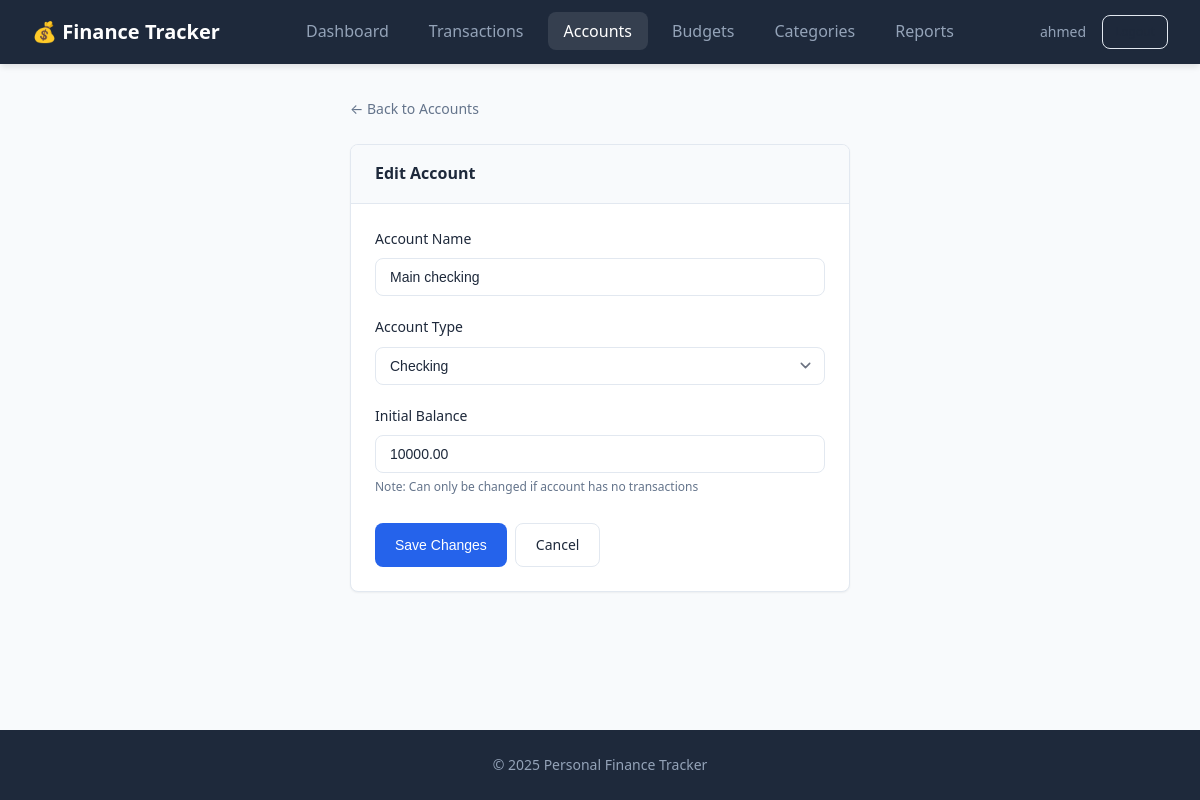
Screenshot of /edit_account/1 (signed in) with the database file from the repository.
### src/app/models/finance_models.py (models this page shows, shortened)
class User(UserMixin, db.Model):
    __tablename__ = 'user'
    id: Mapped[int] = mapped_column(Integer, primary_key=True, autoincrement=True)
    email: Mapped[str] = mapped_column(String(120), nullable=False, unique=True)
    password_hash: Mapped[str] = mapped_column(String(128), nullable=False)
    display_name: Mapped[Optional[str]] = mapped_column(String(100))
    default_currency: Mapped[str] = mapped_column(String(10), default='EGP')
    created_at: Mapped[datetime] = mapped_column(DateTime, default=datetime.utcnow)
    accounts: Mapped[List["Account"]] = relationship(
        "Account", back_populates="user", cascade="all, delete-orphan"
    )
    categories: Mapped[List["Category"]] = relationship(
        "Category", back_populates="user", cascade="all, delete-orphan"
    )
    transactions: Mapped[List["Transaction"]] = relationship(
        "Transaction", back_populates="user", cascade="all, delete-orphan"
    )
    budgets: Mapped[List["Budget"]] = relationship(
        "Budget", back_populates="user", cascade="all, delete-orphan"
    )
    transaction_templates: Mapped[List["TransactionTemplate"]] = relationship(
        "TransactionTemplate", back_populates="user", cascade="all, delete-orphan"
    )

class Account(db.Model):
    __tablename__ = 'account'
    id: Mapped[int] = mapped_column(Integer, primary_key=True, autoincrement=True)
    user_id: Mapped[int] = mapped_column(
        Integer, ForeignKey('user.id', ondelete='CASCADE'), nullable=False
    )
    name: Mapped[str] = mapped_column(String(100), nullable=False)
    account_type: Mapped[Optional[str]] = mapped_column(String(50))
    initial_balance: Mapped[Decimal] = mapped_column(
        DECIMAL(10, 2), default=Decimal('0.00')
    )
    current_balance: Mapped[Decimal] = mapped_column(
        DECIMAL(10, 2), default=Decimal('0.00')
    )
    currency: Mapped[str] = mapped_column(String(10), default='EGP')
    created_at: Mapped[datetime] = mapped_column(DateTime, default=datetime.utcnow)
    user: Mapped["User"] = relationship("User", back_populates="accounts")
    transactions: Mapped[List["Transaction"]] = relationship(
        "Transaction", back_populates="account", cascade="all, delete-orphan"
    )
    transaction_templates: Mapped[List["TransactionTemplate"]] = relationship(
        "TransactionTemplate", back_populates="account"
    )

### src/app/controllers/account_routes.py (the view, shortened to what this page needs)
@account_bp.route('/edit_account/<int:account_id>', methods=['GET', 'POST'])
@login_required
def edit_account(account_id: int):
    account = Account.query.filter_by(
        id=account_id,
        user_id=current_user.id
    ).first()
    if not account:
        flash('Account not found', 'error')
        return redirect(url_for('account.accounts'))
    if request.method == 'GET':
        return render_template('edit_account.html', account=account)

### src/app/__init__.py (called while the page is built)
def _init_extensions(app: Flask) -> None:
    database.init_app(app)
    bcrypt.init_app(app)
    login_manager.init_app(app)
    @login_manager.user_loader
    def load_user(user_id: str):
        from .models import User
        return User.query.get(int(user_id))

### src/app/templates/edit_account.html (shortened to what this page needs)
{% extends "base.html" %}
{% block content %}
<a href="{{ url_for('account.accounts') }}" class="back-link">← Back to Accounts</a>
<div class="card" style="max-width: 500px;">
    <div class="card-header">
        <h2>Edit Account</h2>
    </div>
    <div class="card-body">
        <form method="POST" action="{{ url_for('account.edit_account', account_id=account.id) }}">
            <div class="form-group">
                <label class="form-label">Account Name</label>
                <input type="text" name="name" class="form-control" value="{{ account.name }}" required>
            </div>
            <div class="form-group">
                <label class="form-label">Account Type</label>
                <select name="account_type" class="form-control">
                    <option value="Checking" {% if account.account_type == 'Checking' %}selected{% endif %}>Checking</option>
                </select>
            </div>
            <div class="form-group">
                <label class="form-label">Initial Balance</label>
                <input type="number" name="initial_balance" class="form-control" step="0.01" value="{{ account.initial_balance }}">
                <span class="form-text">Note: Can only be changed if account has no transactions</span>
            </div>
            <div class="btn-group mt-3">
                <button type="submit" class="btn btn-primary">Save Changes</button>
                <a href="{{ url_for('account.accounts') }}" class="btn btn-outline">Cancel</a>
            </div>
        </form>
    </div>
</div>
{% endblock %}

### src/app/templates/base.html (shortened to what this page needs)
<!DOCTYPE html>
<html lang="en">
<head>
    <link rel="stylesheet" href="{{ url_for('static', filename='css/style.css') }}">
</head>
<body>
    {% if current_user.is_authenticated %}
    <nav class="navbar">
        <div class="nav-brand">
            <a href="{{ url_for('dashboard.dashboard') }}">💰 Finance Tracker</a>
        </div>
        <ul class="nav-links">
            <li><a href="{{ url_for('dashboard.dashboard') }}" class="{% if request.endpoint == 'dashboard.dashboard' %}active{% endif %}">Dashboard</a></li>
            <li><a href="{{ url_for('transaction.transactions') }}" class="{% if 'transaction' in request.endpoint %}active{% endif %}">Transactions</a></li>
            <li><a href="{{ url_for('account.accounts') }}" class="{% if 'account' in request.endpoint %}active{% endif %}">Accounts</a></li>
            <li><a href="{{ url_for('budget.budgets') }}" class="{% if 'budget' in request.endpoint %}active{% endif %}">Budgets</a></li>
            <li><a href="{{ url_for('category.categories') }}" class="{% if 'category' in request.endpoint %}active{% endif %}">Categories</a></li>
            <li><a href="{{ url_for('report.reports') }}" class="{% if 'report' in request.endpoint %}active{% endif %}">Reports</a></li>
        </ul>
        <div class="nav-user">
            <span class="user-name">{{ current_user.display_name or current_user.email }}</span>
            <a href="{{ url_for('auth.logout') }}" class="btn btn-outline btn-sm">Logout</a>
        </div>
    </nav>
    {% endif %}
    <main class="container">
        {% block content %}{% endblock %}
    </main>
    <footer class="footer">
        <p>&copy; 2025 Personal Finance Tracker</p>
    </footer>
</body>
</html>

### src/app/static/css/style.css (style rules this page uses)
:root { --primary: #2563eb; --primary-dark: #1d4ed8; --primary-light: #3b82f6; --secondary: #64748b; --success: #10b981; --success-light: #d1fae5; --warning: #f59e0b; --warning-light: #fef3c7; --danger: #ef4444; --danger-light: #fee2e2; --info: #06b6d4; --info-light: #cffafe; --bg-primary: #f8fafc; --bg-secondary: #ffffff; --bg-dark: #1e293b; --text-primary: #1e293b; --text-secondary: #64748b; --text-light: #94a3b8; --text-inverse: #ffffff; --border-color: #e2e8f0; --border-radius: 8px; --shadow-sm: 0 1px 2px rgba(0, 0, 0, 0.05); --shadow: 0 4px 6px -1px rgba(0, 0, 0, 0.1); --shadow-lg: 0 10px 15px -3px rgba(0, 0, 0, 0.1); --font-family: 'Segoe UI', system-ui, -apple-system, sans-serif; --transition: all 0.2s ease; }
*, *::before, *::after { box-sizing: border-box; margin: 0; padding: 0; }
html { font-size: 16px; scroll-behavior: smooth; }
body { font-family: var(--font-family); background-color: var(--bg-primary); color: var(--text-primary); line-height: 1.6; min-height: 100vh; display: flex; flex-direction: column; }
a { color: var(--primary); text-decoration: none; transition: var(--transition); }
.navbar { background: var(--bg-dark); padding: 0 2rem; display: flex; align-items: center; justify-content: space-between; height: 64px; position: sticky; top: 0; z-index: 1000; box-shadow: var(--shadow); }
.nav-brand a { color: var(--text-inverse); font-size: 1.25rem; font-weight: 700; display: flex; align-items: center; gap: 0.5rem; }
.nav-links { display: flex; list-style: none; gap: 0.5rem; }
.nav-links a { color: var(--text-light); padding: 0.5rem 1rem; border-radius: var(--border-radius); font-weight: 500; transition: var(--transition); }
.nav-links a:hover, .nav-links a.active { color: var(--text-inverse); background: rgba(255, 255, 255, 0.1); }
.nav-user { display: flex; align-items: center; gap: 1rem; }
.user-name { color: var(--text-light); font-size: 0.875rem; }
.container { max-width: 1200px; margin: 0 auto; padding: 2rem; flex: 1; }
.card { background: var(--bg-secondary); border-radius: var(--border-radius); box-shadow: var(--shadow-sm); border: 1px solid var(--border-color); overflow: hidden; }
.card-header { padding: 1rem 1.5rem; border-bottom: 1px solid var(--border-color); background: var(--bg-primary); }
.card-header h2, .card-header h3 { font-size: 1rem; font-weight: 600; color: var(--text-primary); }
.card-body { padding: 1.5rem; }
.btn { display: inline-flex; align-items: center; justify-content: center; gap: 0.5rem; padding: 0.625rem 1.25rem; font-size: 0.875rem; font-weight: 500; border-radius: var(--border-radius); border: none; cursor: pointer; transition: var(--transition); text-decoration: none; }
.btn-primary { background: var(--primary); color: var(--text-inverse); }
.btn-outline { background: transparent; border: 1px solid var(--border-color); color: var(--text-primary); }
.btn-sm { padding: 0.375rem 0.75rem; font-size: 0.75rem; }
.btn-group { display: flex; gap: 0.5rem; }
.form-group { margin-bottom: 1.25rem; }
.form-label { display: block; font-size: 0.875rem; font-weight: 500; color: var(--text-primary); margin-bottom: 0.5rem; }
.form-control { width: 100%; padding: 0.625rem 0.875rem; font-size: 0.875rem; border: 1px solid var(--border-color); border-radius: var(--border-radius); background: var(--bg-secondary); color: var(--text-primary); transition: var(--transition); }
.form-control::placeholder { color: var(--text-light); }
select.form-control { appearance: none; background-position: right 0.5rem center; background-repeat: no-repeat; background-size: 1.5em 1.5em; padding-right: 2.5rem; }
.form-text { font-size: 0.75rem; color: var(--text-secondary); margin-top: 0.25rem; }
.footer { background: var(--bg-dark); color: var(--text-light); text-align: center; padding: 1.5rem; font-size: 0.875rem; margin-top: auto; }
.mt-3 { margin-top: 1.5rem; }
.back-link { display: inline-flex; align-items: center; gap: 0.5rem; color: var(--text-secondary); font-size: 0.875rem; margin-bottom: 1.5rem; }

### rows the page displays
User: display_name "ahmed"
Account: name "Main checking", account_type "Checking", initial_balance "10000.00"
